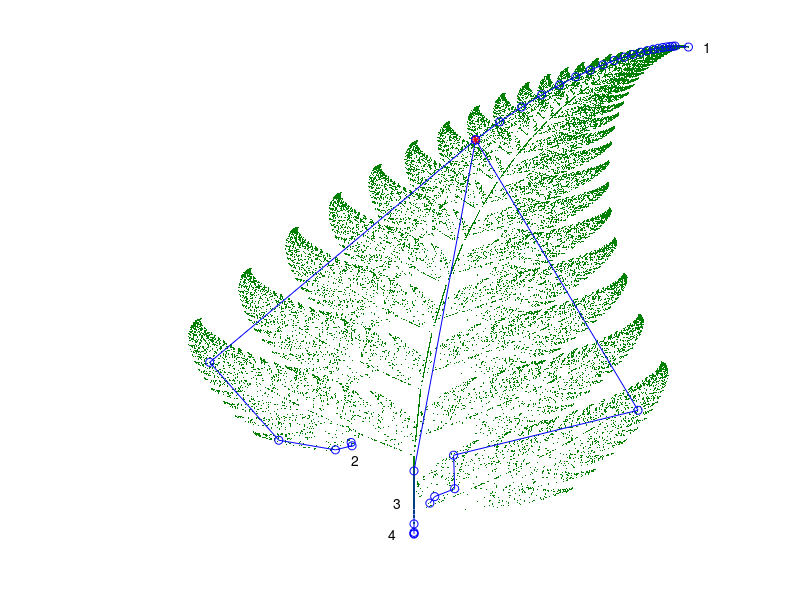

Reproduce this figure in MATLAB.
function ferntrajs
% FERNTRAJS.  Fern trajectories.

x0 = [-1 5]';
n = 30000;
markersize = 1;

x = [.5; .5];
xs = zeros(2,n);
xs(:,1) = x;
p  = [ .85  .92  .99  1.00];
A1 = [ .85  .04; -.04  .85];  b1 = [0; 1.6];
A2 = [ .20 -.26;  .23  .22];  b2 = [0; 1.6];
A3 = [-.15  .28;  .26  .24];  b3 = [0; .44];
A4 = [  0    0 ;   0   .16];
for j = 2:n
   r = rand;
   if r < p(1)
      x = A1*x + b1;
   elseif r < p(2)
      x = A2*x + b2;
   elseif r < p(3)
      x = A3*x + b3;
   else
      x = A4*x;
   end
   xs(:,j) = x;
end

shg
set(gcf,'color','white')
darkgreen = [0 .5 0];
plot(xs(1,:),xs(2,:),'.','markersize',markersize,'color',darkgreen);
axis([-3 3 0 10])
axis off

x0 = x;
hold on
I = eye(2,2);
for k = 1:4
   if k == 1, n = 20; else, n = 5; end
   x = x0;
   xs = zeros(2,n);
   xs(:,1) = x;
   for j = 2:n
      switch k
         case 1
            x = A1*x + b1;
         case 2
            x = A2*x + b2;
         case 3
            x = A3*x + b3;
         case 4
            x = A4*x;
      end
      xs(:,j) = x;
   end
   switch k
      case 1
         z = (I - A1)\b1;
         dz = [.15; 0];
      case 2
         z = (I - A2)\b2;
         dz = [0; -.35];
      case 3
         z = (I - A3)\b3;
         dz = [-.35; 0];
      case 4
         z = [0; 0];
         dz = [-.25; 0];
   end
   xs(:,n+1) = z;
   plot(xs(1,:),xs(2,:),'b-o')
   z = z + dz;
   text(z(1),z(2),num2str(k))
end
plot(x0(1),x0(2),'r*')
hold off
